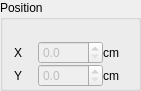
          <widget class="QGroupBox" name="groupBox_8">
           <property name="geometry">
            <rect>
             <x>10</x>
             <y>50</y>
             <width>141</width>
             <height>91</height>
            </rect>
           </property>
           <property name="minimumSize">
            <size>
             <width>117</width>
             <height>0</height>
            </size>
           </property>
           <property name="title">
            <string>Position</string>
           </property>
           <layout class="QGridLayout" name="gridLayout_5">
            <property name="topMargin">
             <number>0</number>
            </property>
            <property name="bottomMargin">
             <number>0</number>
            </property>
            <property name="spacing">
             <number>0</number>
            </property>
            <item row="5" column="1">
             <spacer name="verticalSpacer_7">
              <property name="orientation">
               <enum>Qt::Vertical</enum>
              </property>
              <property name="sizeHint" stdset="0">
               <size>
                <width>20</width>
                <height>40</height>
               </size>
              </property>
             </spacer>
            </item>
            <item row="1" column="2">
             <spacer name="horizontalSpacer_28">
              <property name="orientation">
               <enum>Qt::Horizontal</enum>
              </property>
              <property name="sizeHint" stdset="0">
               <size>
                <width>40</width>
                <height>20</height>
               </size>
              </property>
             </spacer>
            </item>
            <item row="1" column="0">
             <spacer name="horizontalSpacer_27">
              <property name="orientation">
               <enum>Qt::Horizontal</enum>
              </property>
              <property name="sizeHint" stdset="0">
               <size>
                <width>40</width>
                <height>20</height>
               </size>
              </property>
             </spacer>
            </item>
            <item row="0" column="1">
             <spacer name="verticalSpacer_6">
              <property name="orientation">
               <enum>Qt::Vertical</enum>
              </property>
              <property name="sizeHint" stdset="0">
               <size>
                <width>20</width>
                <height>40</height>
               </size>
              </property>
             </spacer>
            </item>
            <item row="2" column="2">
             <widget class="QLabel" name="label_10">
              <property name="text">
               <string>cm</string>
              </property>
             </widget>
            </item>
            <item row="4" column="2">
             <widget class="QLabel" name="label_87">
              <property name="text">
               <string>cm</string>
              </property>
             </widget>
            </item>
            <item row="2" column="1">
             <widget class="QDoubleSpinBox" name="sbAreaX">
              <property name="enabled">
               <bool>false</bool>
              </property>
              <property name="maximumSize">
               <size>
                <width>65</width>
                <height>16777215</height>
               </size>
              </property>
              <property name="decimals">
               <number>1</number>
              </property>
              <property name="maximum">
               <double>10000.000000000000000</double>
              </property>
              <property name="singleStep">
               <double>10.000000000000000</double>
              </property>
              <property name="value">
               <double>0.000000000000000</double>
              </property>
             </widget>
            </item>
            <item row="4" column="1">
             <widget class="QDoubleSpinBox" name="sbAreaY">
              <property name="enabled">
               <bool>false</bool>
              </property>
              <property name="maximumSize">
               <size>
                <width>65</width>
                <height>16777215</height>
               </size>
              </property>
              <property name="decimals">
               <number>1</number>
              </property>
              <property name="maximum">
               <double>10000.000000000000000</double>
              </property>
              <property name="singleStep">
               <double>10.000000000000000</double>
              </property>
              <property name="value">
               <double>0.000000000000000</double>
              </property>
             </widget>
            </item>
            <item row="4" column="0">
             <widget class="QLabel" name="lblAreaIntY">
              <property name="text">
               <string>Y</string>
              </property>
             </widget>
            </item>
            <item row="2" column="0">
             <widget class="QLabel" name="lblAreaIntX">
              <property name="text">
               <string>X</string>
              </property>
             </widget>
            </item>
           </layout>
          </widget>
